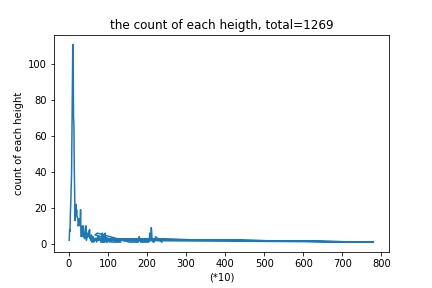
#> input picture keras_frcnn/900_full_height.jpg, 432 x 288 px; its folder holds only this picture in this run
$ python -i hist_gram_transfer.py   (imports and definitions only)
#> lines starting #> are read from the running program, lines starting #| are printed output that depends on the picture
# -*- coding: utf-8 -*-
"""
Created on Wed May 15 16:05:44 2019

@author: GeePL
"""
import cv2
import numpy as np
from PIL import Image
import os
sep = os.sep

def his_gram(img_path, save_path, save=True):
#> called with img_path = '900_full_height.jpg', save_path = 'out.png', save = True
    img_name = img_path.split(sep)[-1]
    image = cv2.imread(img_path, 0)
#> image: shape (288, 432); min 0, max 255, mean 248
    hist,bins = np.histogram(image.flatten(),256,[0,256])
#> hist = 256 values, max 112887 at index 255, min 3 at index 4, mean 486; bins = 257 values from 0 to 256
    cdf = hist.cumsum() #计算累积直方图
#> cdf = 256 values from 25 to 124416
    cdf_m = np.ma.masked_equal(cdf,0) #除去直方图中的0值
    cdf_m = (cdf_m - cdf_m.min())*255/(cdf_m.max()-cdf_m.min())#等同于前面介绍的lut[i] = int(255.0 *p[i])公式
    cdf = np.ma.filled(cdf_m,0).astype('uint8') #将掩模处理掉的元素补为0
#> cdf = 256 values from 0 to 255
    result = cv2.LUT(image, cdf)
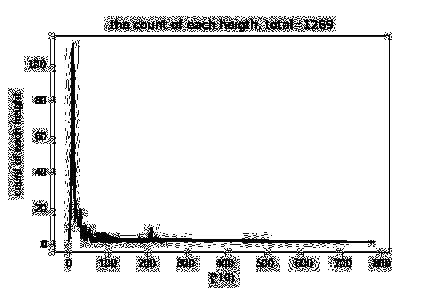
#> result: shape (288, 432); min 0, max 255, mean 232.5
    if save:
        Image.fromarray(result).save(save_path+sep+img_name);

# [14 lines not run here, left out]


>>> result = his_gram('900_full_height.jpg', 'out.png')

$ run again, on keras_frcnn/900_width.jpg
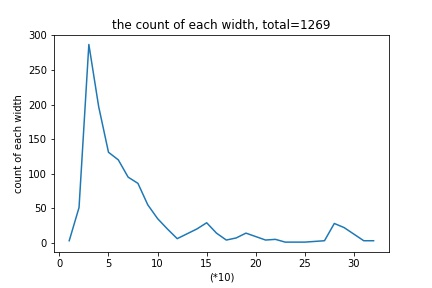
#> input picture keras_frcnn/900_width.jpg, 432 x 288 px
#> hist = 256 values, max 113455 at index 255, min 2 at index 80, mean 486; bins = 257 values from 0 to 256
#> in his_gram, `cdf = hist.cumsum()`: cdf = 256 values from 21 to 124416
#> in his_gram, `cdf = np.ma.filled(cdf_m,0).astype('uint8')`: cdf = 256 values from 0 to 255
#> in his_gram, `result = cv2.LUT(image, cdf)`:
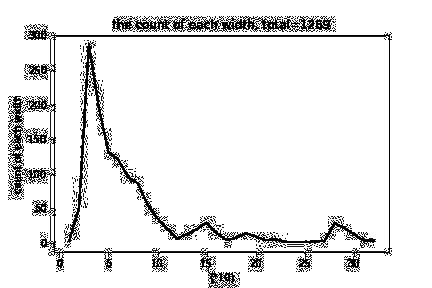
#> result: shape (288, 432); min 0, max 255, mean 233.6
